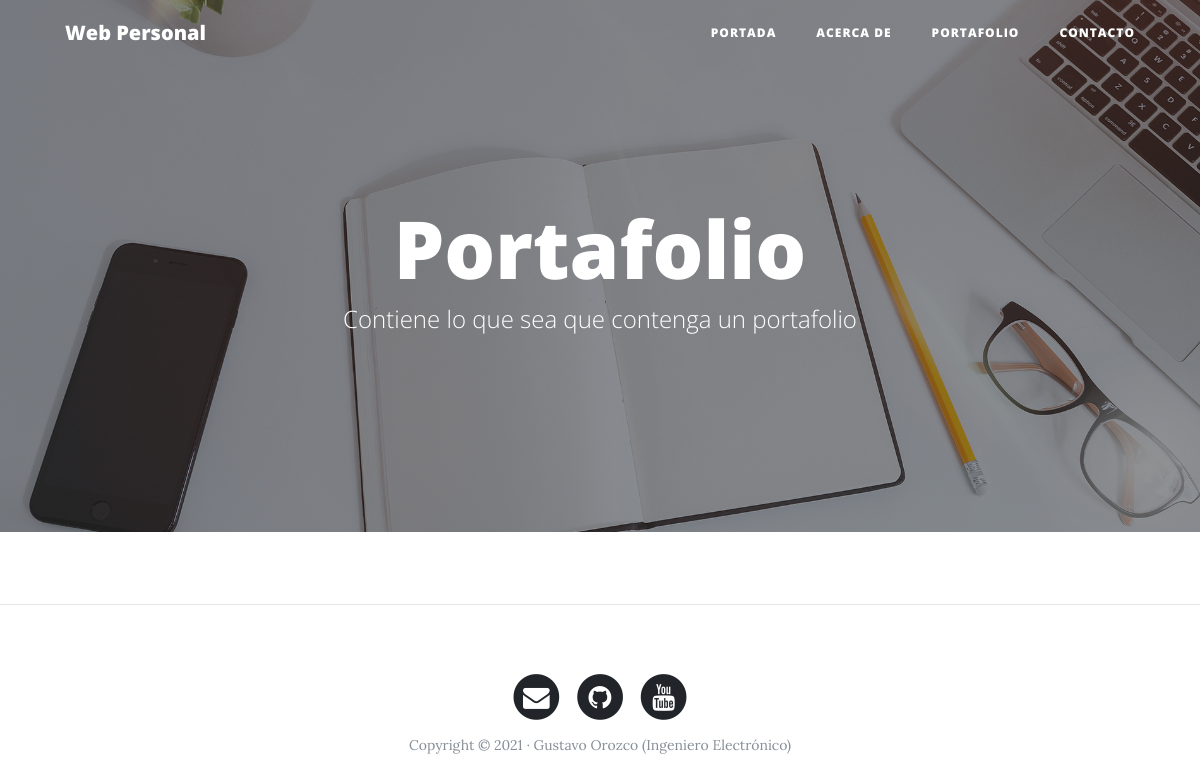
/portfolio/, run on an earlier commit of the app's database.
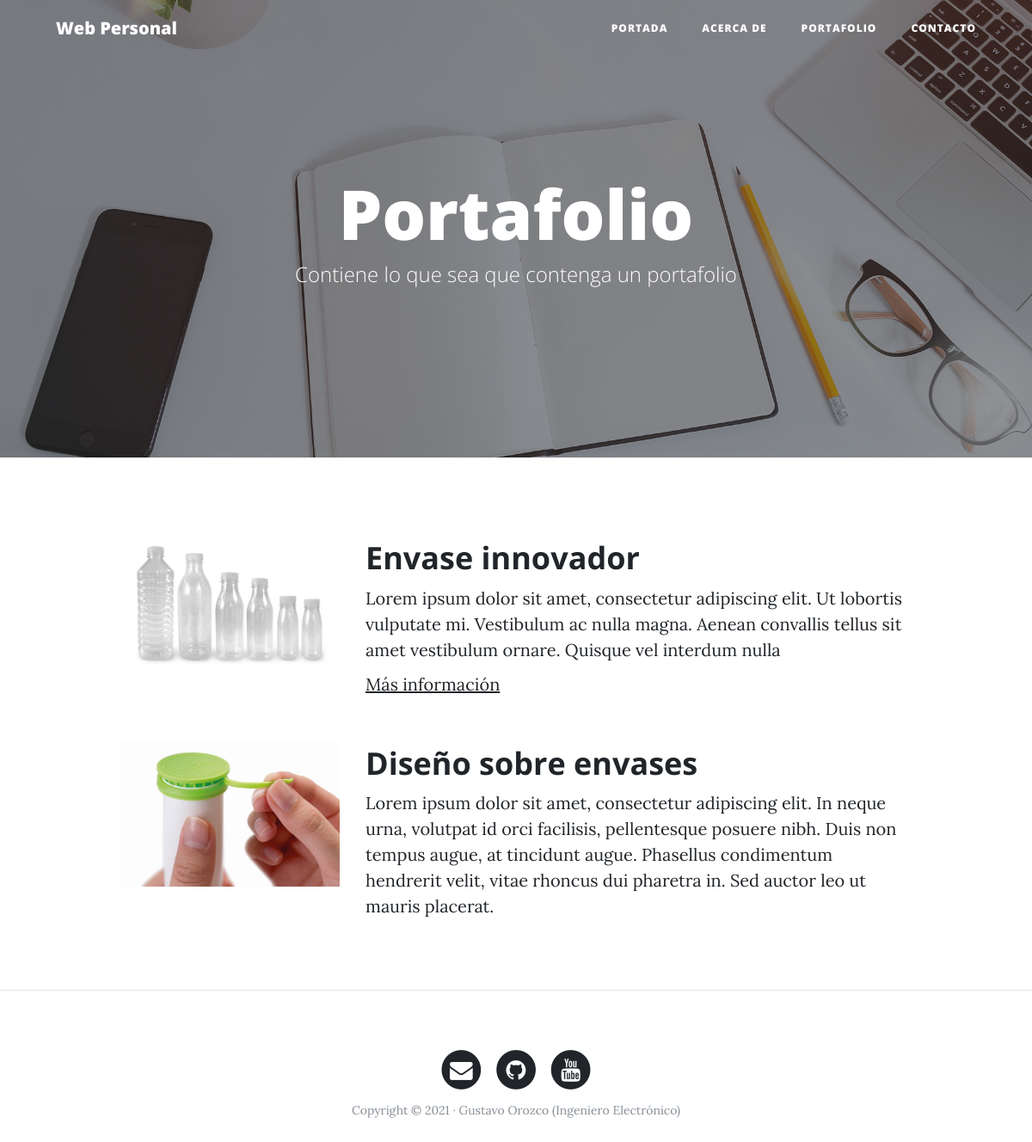
And on a later commit of the database.
### portfolio/models.py (models this page shows, shortened)
class Project(models.Model):
    title = models.CharField(max_length=20, verbose_name='Título')
    description = models.TextField(verbose_name='Descripción')
    image = models.ImageField(verbose_name='Imagen', upload_to='projects') #projects se crea dentro de media
    link = models.URLField(verbose_name='Enlace', null=True, blank=True)
    created = models.DateTimeField(auto_now_add=True, verbose_name='Fecha de creación')
    updated = models.DateTimeField(auto_now=True, verbose_name='Fecha de edición')
    class Meta:
        verbose_name = 'proyecto'
        verbose_name_plural = 'proyectos'
        ordering = ['-created']

### portfolio/views.py (the view)
# urls.py: path('portfolio/', portfolio_views.portfolio, name='portfolio'),
def portfolio(request):
    projects = Project.objects.all()
    return render(request, 'portfolio/portfolio.html', {'projects': projects})

### portfolio/templates/portfolio/portfolio.html (shortened to what this page needs)
{% extends 'core/base.html' %}
{% block background %}{% load static %}{% static 'core/img/portfolio-bg.jpg' %}{% endblock %}
{% block headers %}
    <h1> Portafolio </h1>
    <span class="subheading"> Contiene lo que sea que contenga un portafolio </span>
{% endblock %}
{% block content %}
    {% for project in projects %}
        <div class="row project">
            <div class="col-lg-3 col-md-4 offset-lg-1">
                <img class="img-fluid" src="{{project.image.url}}" alt="">
            </div>
            <div class="col-lg-7 col-md-8">
                <h2 class="section-heading title"> {{project.title}} </h2>
                <p>{{project.description}}</p>
                {% if project.link %}
                    <p><a href="{{project.link}}">Más información</a></p>
                {% endif %}
            </div>
        </div>
    {% endfor %}
{% endblock %}

### core/templates/core/base.html (shortened to what this page needs)
<!DOCTYPE html>
<html lang="es">
  <head>
    {% load static %}
    <link href="{% static 'core/vendor/bootstrap/css/bootstrap.min.css' %}" rel="stylesheet">
    <link href="{% static 'core/vendor/font-awesome/css/font-awesome.min.css' %}" rel="stylesheet" type="text/css">
    <link href="{% static 'core/css/clean-blog.min.css' %}" rel="stylesheet">
  </head>
  <body>
    <nav class="navbar navbar-expand-lg navbar-light fixed-top" id="mainNav">
      <div class="container">
        <a class="navbar-brand" href="{% url 'home' %}">Web Personal</a>
        <div class="collapse navbar-collapse" id="navbarResponsive">
          <ul class="navbar-nav ml-auto">
            <li class="nav-item">
              <a class="nav-link" href="{% url 'home' %}">Portada</a>
            </li>
            <li class="nav-item">
              <a class="nav-link" href="{% url 'about' %}">Acerca de</a>
            </li>
            <li class="nav-item">
              <a class="nav-link" href="{% url 'portfolio' %}">Portafolio</a>
            </li>
            <li class="nav-item">
              <a class="nav-link" href="{% url 'contact' %}">Contacto</a>
            </li>
          </ul>
        </div>
      </div>
    </nav>
    <header class="masthead" style="background-image: url('{% block background %}{% endblock %}')">
      <div class="overlay"></div>
      <div class="container">
        <div class="row">
          <div class="col-lg-8 col-md-10 mx-auto">
            <div class="site-heading">
              {% block headers %}{% endblock %}
            </div>
          </div>
        </div>
      </div>
    </header>
    <div class="container">
      {% block content %}{% endblock %}
    </div>
    {% if request.path != '/' %}
    <hr>
    {% endif %}
    <footer>
      <div class="container">
        <div class="row">
          <div class="col-lg-8 col-md-10 mx-auto">
            <ul class="list-inline text-center">
              <li class="list-inline-item">
                <a href="#">
                  <span class="fa-stack fa-lg">
                    <i class="fa fa-circle fa-stack-2x"></i>
                    <i class="fa fa-envelope fa-stack-1x fa-inverse"></i>
                  </span>
                </a>
              </li>
              <li class="list-inline-item">
                <a href="#">
                  <span class="fa-stack fa-lg">
                    <i class="fa fa-circle fa-stack-2x"></i>
                    <i class="fa fa-github fa-stack-1x fa-inverse"></i>
                  </span>
                </a>
              </li>
              <li class="list-inline-item">
                <a href="#">
                  <span class="fa-stack fa-lg">
                    <i class="fa fa-circle fa-stack-2x"></i>
                    <i class="fa fa-youtube fa-stack-1x fa-inverse"></i>
                  </span>
                </a>
              </li>
            </ul>
            <p class="copyright text-muted">Copyright &copy; 2021 · Gustavo Orozco (Ingeniero Electrónico) </p>
          </div>
        </div>
      </div>
    </footer>
  </body>
</html>

What changed in the data, as far as the page shows it:
added Project: image (picture), title "Envase innovador", description "Lorem ipsum dolor sit amet, consectetur adipiscing elit. Ut lobortis vulputate mi. Vestibulum ac nulla magna. Aenean convallis tellus sit amet vestibulum ornare. Quisque vel interdum nulla"
added Project: image (picture), title "Diseño sobre envases", description "Lorem ipsum dolor sit amet, consectetur adipiscing elit. In neque urna, volutpat id orci facilisis, pellentesque posuere nibh. Duis non tempus augue, at tincidunt augue. Phasellus condimentum hendrerit velit, vitae rhoncus dui pharetra in. Sed auctor leo ut mauris placerat."
